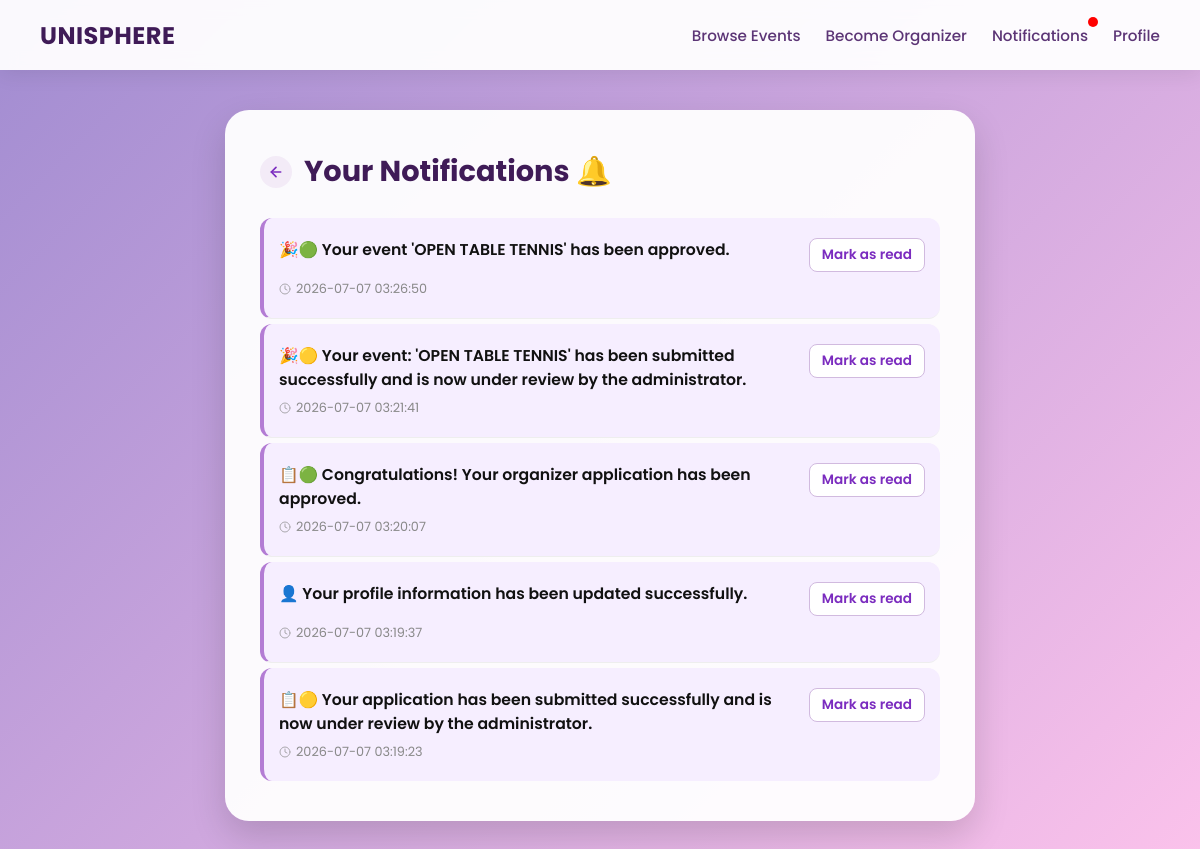
Before: /notifications (signed in) with the older database file.
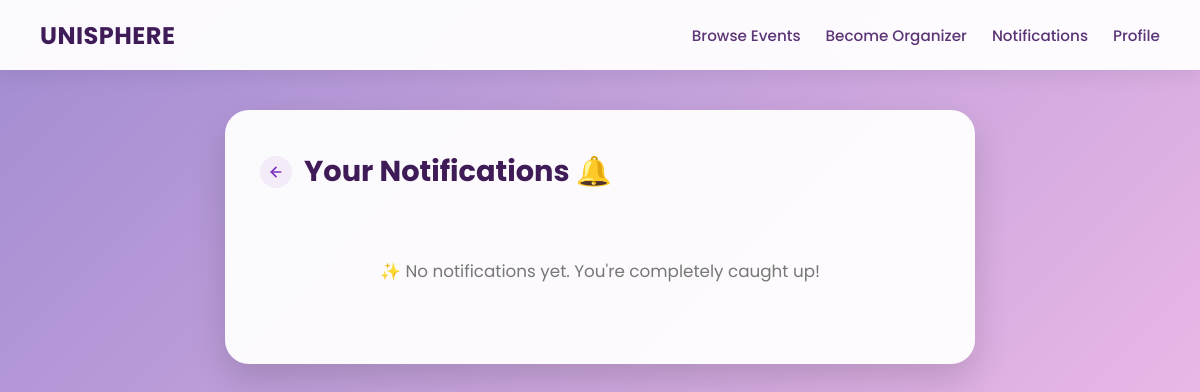
After: the same page with the newer database file.
### tables this page shows
CREATE TABLE notifications (
    id INTEGER PRIMARY KEY AUTOINCREMENT,
    student_id varchar(10) NOT NULL,
    message TEXT NOT NULL,
    type TEXT NOT NULL,
    is_read INTEGER DEFAULT 0,
    created_at TIMESTAMP DEFAULT CURRENT_TIMESTAMP, redirect TEXT,
    FOREIGN KEY (student_id) REFERENCES users_general(student_id)
);

### app.py (the view)
@app.route('/notifications')
def notifications():
    username = session.get('user')
    if not username:
        return redirect(url_for('login'))
    conn = get_db_connection()
    cursor = conn.cursor()
    cursor.execute("""
        SELECT student_id FROM users_general WHERE username = ?
    """, (username,))
    user = cursor.fetchone()
    if not user:
        conn.close()
        return "User not found"
    create_event_reminders(user["student_id"])
    cursor.execute("""
        SELECT * FROM notifications
        WHERE student_id = ?
        ORDER BY created_at DESC
    """, (user["student_id"],))
    notifications_list = cursor.fetchall()
    cursor.execute("""
        SELECT COUNT(*)
        FROM notifications
        WHERE student_id=? AND is_read=0
    """, (user["student_id"],))
    unread_notifications = cursor.fetchone()[0]
    conn.close()
    return render_template("notifications.html", notifications=notifications_list, unread_notifications=unread_notifications)

### app.py (called while the page is built, shortened)
def get_db_connection():
    conn = sqlite3.connect('database.db')
    conn.row_factory = sqlite3.Row
    conn.execute("PRAGMA foreign_keys = 1")
    return conn

def create_event_reminders(student_id):
    conn = get_db_connection()
    cursor = conn.cursor()
    cursor.execute("""
        SELECT
            e.event_id,
            e.event_name,
            e.start_date AS date,
            e.start_time AS time
        FROM event_registrations r
        JOIN events e
            ON r.event_id = e.event_id
        WHERE r.student_id = ?
    """, (student_id,))
    events = cursor.fetchall()
    today = datetime.today().date()
    tomorrow = today + timedelta(days=1)
    conn.commit()
    conn.close()

@app.context_processor
def inject_notifications():
    if 'student_id' not in session:
        return dict(unread_notifications=0)
    conn = get_db_connection()
    cursor = conn.cursor()
    cursor.execute("SELECT COUNT(*) AS total FROM notifications WHERE student_id = ? AND is_read = 0",
    (session['student_id'],))
    result = cursor.fetchone()
    conn.close()
    return dict(unread_notifications=result['total'])

### templates/notifications.html (shortened to what the changed rows need)
<!DOCTYPE html>
<html lang="en">
<head>
</head>
<body>
    <nav class="navbar">
        <div class="navbar-links">
            {% if session.get('role') == 'user' %}
                    <a href="/notifications" class="notification-link">
                        Notifications
                        {% if unread_notifications > 0 %}
                            <span class="notification-dot"></span>
                        {% endif %}
                    </a>
                {% endif %}
        </div>
    </nav>
    <div class="container">
        <div class="title-wrapper">
            <h2>Your Notifications 🔔</h2>
        </div>
        {% if notifications %}
            {% for n in notifications %}
                <div class="notification {% if n['is_read'] == 0 %}unread{% else %}read{% endif %}">
                    <div class="notification-content">
                        <span class="msg-text">
                            {% if n['type'] == 'Confirmation' %}
                                ✅
                            {% elif n['type'] == 'Reminder' %}
                                ⏰
                            {% elif n['type'] == 'Cancellation' %}
                                ❌
                            {% elif n['type'] == 'Profile Updated' %}
                                👤
                            {% elif n['type'] == 'Email Changed' %}
                                📧
                            {% elif n['type'] == 'Password Changed' %}
                                🔐
                            {% elif n['type'] == 'Event Pending' %}
                                🎉🟡
                            {% elif n['type'] == 'Event Approved' %}
                                🎉🟢
                            {% elif n['type'] == 'Event Redo' %}
                                🎉🔵
                            {% elif n['type'] == 'Event Cancelled' %}
                                🎉📢❌️
                            {% elif n['type'] == 'Application Pending' %}
                                📋🟡
                            {% elif n['type'] == 'Application Approved' %}
                                📋🟢
                            {% elif n['type'] == 'Application Rejected' %}
                                📋🔴
                            {% endif %}
                            {{ n['message'] }}
                        </span>
                        <div style="display:flex; align-items:center; gap:10px; flex-shrink:0;">
                            {% if n['is_read'] == 0 %}
                                <a class="mark-read" href="{{ url_for('mark_all_notifications_read', notification_id=n['id']) }}">
                                    Mark as read
                                </a>
                            {% endif %}
                        </div>
                    </div>
                    <div class="notification-meta">
                        <svg xmlns="http://www.w3.org/2000/svg" width="12" height="12" viewBox="0 0 24 24" fill="none" stroke="currentColor" stroke-width="2" stroke-linecap="round" stroke-linejoin="round" style="opacity:0.7;">
                            <circle cx="12" cy="12" r="10"></circle>
                            <polyline points="12 6 12 12 16 14"></polyline>
                        </svg>
                        {{ n['created_at'] }}
                    </div>
                </div>
            {% endfor %}
        {% else %}
            <div class="empty">
                <p>✨ No notifications yet. You're completely caught up!</p>
            </div>
        {% endif %}
    </div>
</body>
</html>

Changed rows visible on the page:
removed notifications: message "Your event 'OPEN TABLE TENNIS' has been approved.", created_at "2026-07-07 03:26:50"
removed notifications: message "Your event: 'OPEN TABLE TENNIS' has been submitted successfully and is now under review by the administrator.", created_at "2026-07-07 03:21:41"
removed notifications: message "Congratulations! Your organizer application has been approved.", created_at "2026-07-07 03:20:07"
removed notifications: message "Your profile information has been updated successfully.", created_at "2026-07-07 03:19:37"
removed notifications: message "Your application has been submitted successfully and is now under review by the administrator.", created_at "2026-07-07 03:19:23"
Other visible differences:
text now shown: "✨ No notifications yet. You're completely caught up!"
